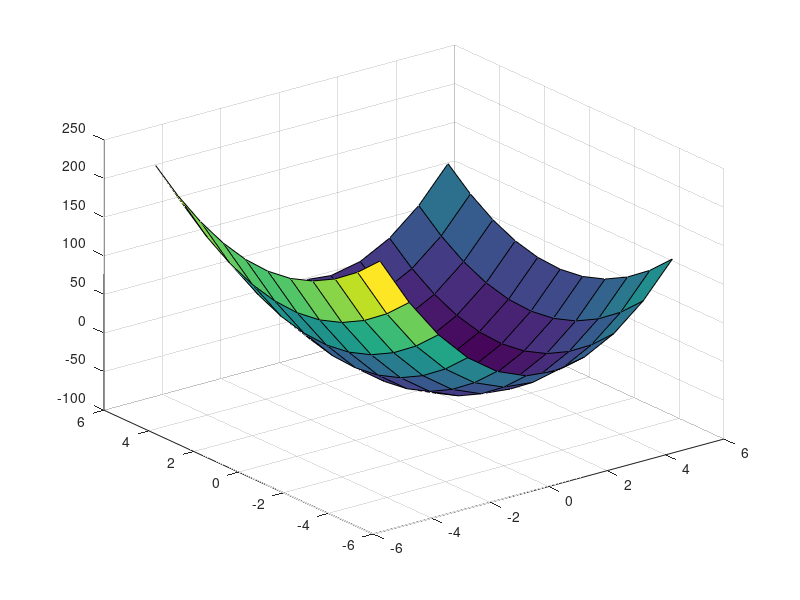
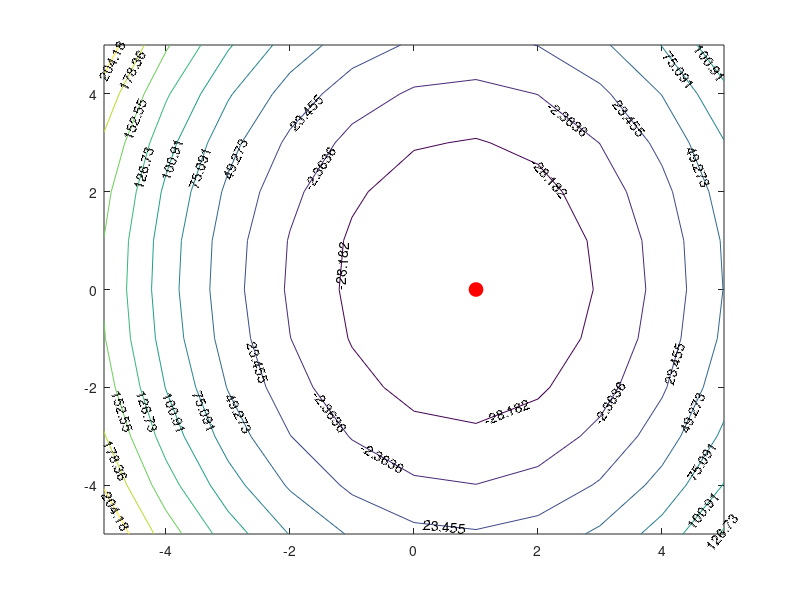

MATLAB code to generate these figures, in order:
[x,y]=meshgrid(-5:5,-5:5);
z=-(50+10*x+y-6*x.^2-3*y.^2);


figure,surf(x,y,z),figure
[c,h]=contour(x,y,z,10);


clabel(c);


ix=find(z==min(z(:)));
line(x(ix),y(ix),...
 'marker','o',...
 'markersize',10,...
 'markerfacecolor',[1,0,0],...
 'color',[1,0,0]);